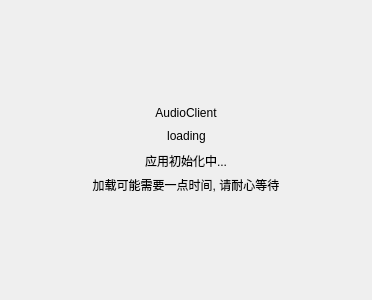
<?xml version="1.0" encoding="UTF-8"?>
<ui version="4.0">
 <class>LoadingWindow</class>
 <widget class="QWidget" name="LoadingWindow">
  <property name="geometry">
   <rect>
    <x>0</x>
    <y>0</y>
    <width>372</width>
    <height>300</height>
   </rect>
  </property>
  <property name="windowTitle">
   <string>Form</string>
  </property>
  <layout class="QGridLayout" name="gridLayout_2">
   <item row="5" column="0" colspan="2">
    <widget class="QLabel" name="loading_label">
     <property name="text">
      <string>应用初始化中...</string>
     </property>
     <property name="alignment">
      <set>Qt::AlignmentFlag::AlignCenter</set>
     </property>
    </widget>
   </item>
   <item row="1" column="0" colspan="2">
    <widget class="QLabel" name="title_label">
     <property name="text">
      <string>AudioClient</string>
     </property>
     <property name="alignment">
      <set>Qt::AlignmentFlag::AlignCenter</set>
     </property>
    </widget>
   </item>
   <item row="6" column="0" colspan="2">
    <widget class="QLabel" name="status_label">
     <property name="text">
      <string>加载可能需要一点时间, 请耐心等待</string>
     </property>
     <property name="alignment">
      <set>Qt::AlignmentFlag::AlignCenter</set>
     </property>
    </widget>
   </item>
   <item row="0" column="0" colspan="2">
    <spacer name="spacer_d">
     <property name="orientation">
      <enum>Qt::Orientation::Vertical</enum>
     </property>
     <property name="sizeHint" stdset="0">
      <size>
       <width>20</width>
       <height>40</height>
      </size>
     </property>
    </spacer>
   </item>
   <item row="7" column="0" colspan="2">
    <spacer name="spacer_t">
     <property name="orientation">
      <enum>Qt::Orientation::Vertical</enum>
     </property>
     <property name="sizeHint" stdset="0">
      <size>
       <width>20</width>
       <height>40</height>
      </size>
     </property>
    </spacer>
   </item>
   <item row="3" column="0" colspan="2">
    <layout class="QGridLayout" name="layout_loading">
     <item row="0" column="1">
      <widget class="LoadingSpinner" name="loading_spinner">
       <property name="text">
        <string>loading</string>
       </property>
       <property name="alignment">
        <set>Qt::AlignmentFlag::AlignCenter</set>
       </property>
      </widget>
     </item>
     <item row="0" column="0">
      <spacer name="spacer_l">
       <property name="orientation">
        <enum>Qt::Orientation::Horizontal</enum>
       </property>
       <property name="sizeHint" stdset="0">
        <size>
         <width>40</width>
         <height>20</height>
        </size>
       </property>
      </spacer>
     </item>
     <item row="0" column="2">
      <spacer name="spacer_r">
       <property name="orientation">
        <enum>Qt::Orientation::Horizontal</enum>
       </property>
       <property name="sizeHint" stdset="0">
        <size>
         <width>40</width>
         <height>20</height>
        </size>
       </property>
      </spacer>
     </item>
    </layout>
   </item>
  </layout>
 </widget>
 <customwidgets>
  <customwidget>
   <class>LoadingSpinner</class>
   <extends>QLabel</extends>
   <header>src/ui/component/loading_spinner.h</header>
  </customwidget>
 </customwidgets>
 <resources/>
 <connections/>
</ui>
